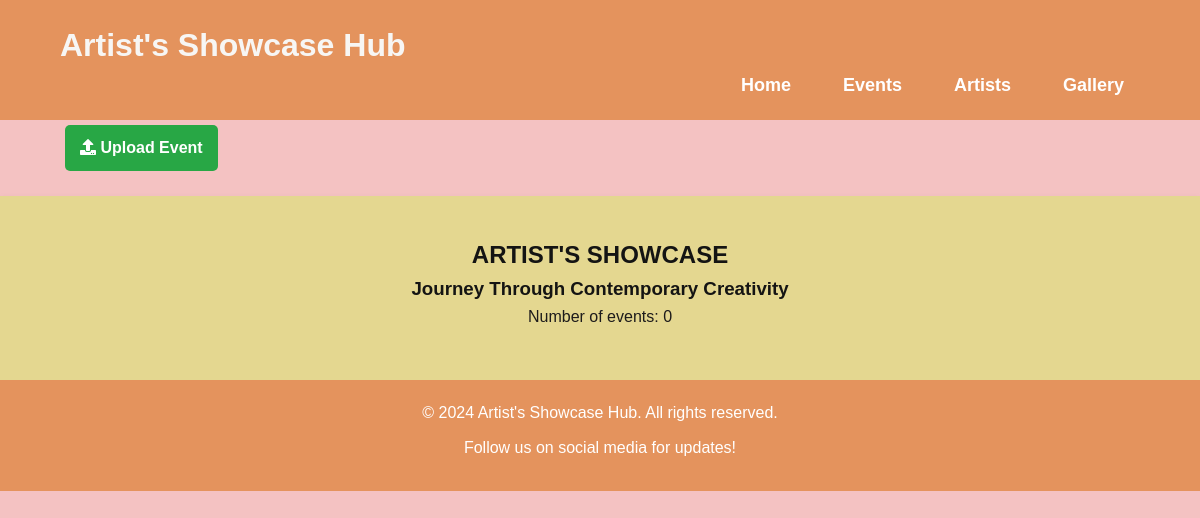
The page /event/ on the database as committed earlier.
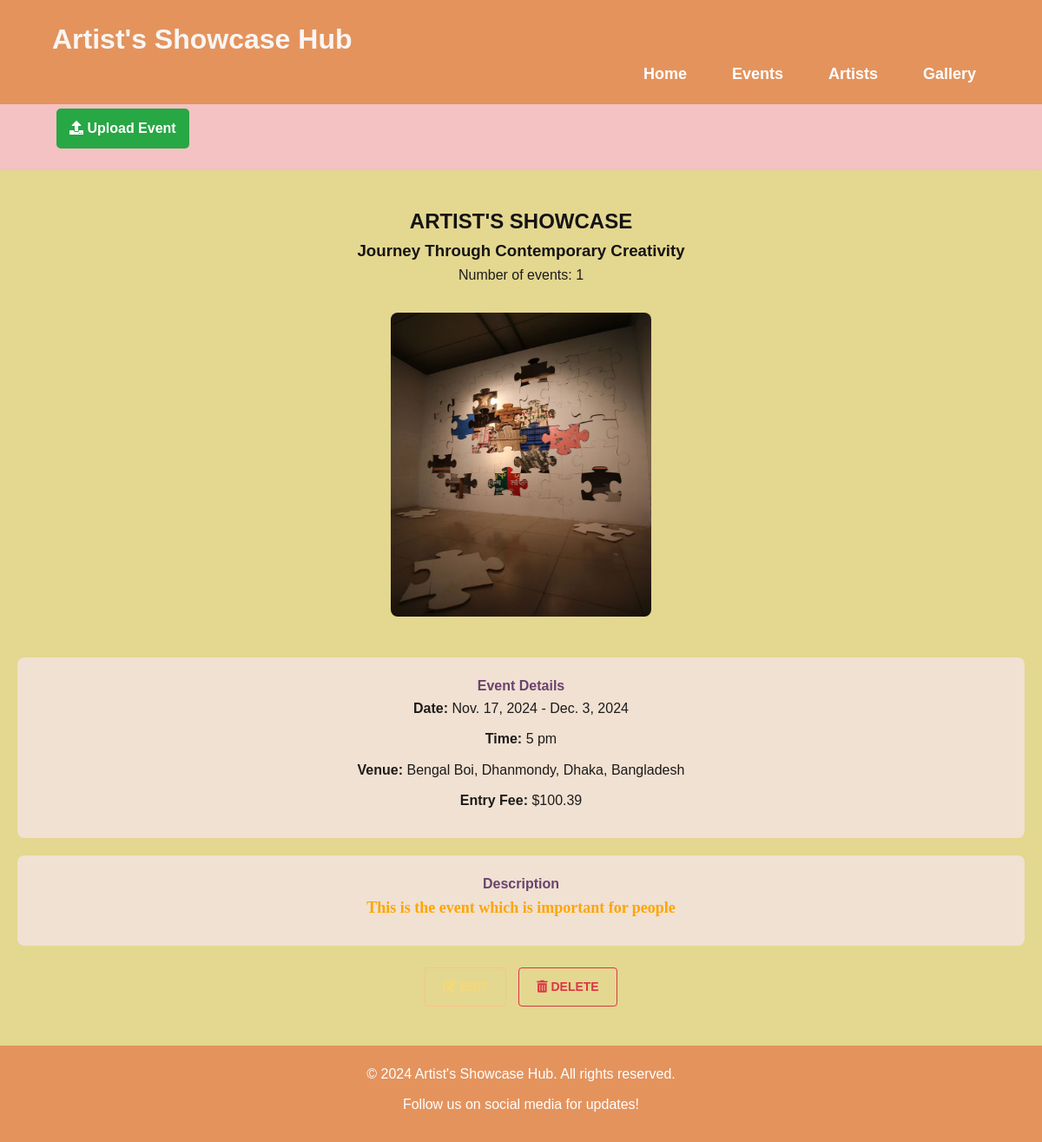
The same page on the database as committed later.
### hub/models.py (models this page shows, shortened)
class Event_s(models.Model):
    title = models.CharField(max_length=200, default="Untitled Event")
    image = models.ImageField(upload_to='event_images/', blank=True, null=True)
    date_start = models.DateField(null=True)
    date_end = models.DateField(null=True)
    time = models.CharField(max_length=100,null=True)
    venue = models.CharField(max_length=255,null=True)
    entry_fee = models.DecimalField(max_digits=10, decimal_places=2, default=0.0,null=True)
    description = models.TextField(null=True)

### hub/views.py (the view)
# urls.py: path('event/', views.event_page, name='event'),
def event_page(request):
    events = Event_s.objects.all()  # Fetch all events from the correct model
    context = {
        'events': events
    }
    return render(request, 'event.html', context)

### template/event.html (shortened to what this page needs)
<!DOCTYPE html>
<html lang="en">
<head>
    {% load static %}
    <link rel="stylesheet" href="{% static 'event.css' %}">
    <link href="https://cdnjs.cloudflare.com/ajax/libs/font-awesome/5.15.4/css/all.min.css" rel="stylesheet">
</head>
<body>
    <header class="site-header">
        <div class="container">
            <h1 class="site-title">Artist's Showcase Hub</h1>
            <nav class="main-nav">
                <ul>
                    <li><a href="{% url 'Home' %}">Home</a></li>
                    <li><a href="{% url 'event' %}">Events</a></li>
                    <li><a href="{% url 'artist_profile' %}">Artists</a></li>
                    <li><a href="{% url 'gallery' %}">Gallery</a></li>
                </ul>
            </nav>
        </div>
    </header>
    <div class="container">
        <a href="{% url 'create_event' %}" class="btn btn-success btn-lg upload-btn">
            <i class="fas fa-upload"></i> Upload Event
        </a>
    </div>
    <main class="content">
        <section class="event-section">
            <h2>ARTIST'S SHOWCASE</h2>
            <h3>Journey Through Contemporary Creativity</h3>
            <p>Number of events: {{ events.count }}</p>
            {% for event in events %}
            <div class="event-pic">
                <img src="{{ event.image.url }}" alt="Event Image" width="300" height="350">
            </div>
            <section class="event-details">
                <h4>Event Details</h4>
                <p><strong>Date:</strong> {{ event.date_start }} - {{ event.date_end }}</p>
                <p><strong>Time:</strong> {{ event.time }}</p>
                <p><strong>Venue:</strong> {{ event.venue }}</p>
                <p><strong>Entry Fee:</strong> ${{ event.entry_fee }}</p>
            </section>
            <section class="description">
                <h4>Description</h4>
                <p><strong>{{ event.description }}</strong></p>
            </section>
            <div class="event-actions">
                <a href="{% url 'update_event' event.id %}"
                   class="btn btn-outline-primary action-btn">
                   <i class="fas fa-edit"></i> Edit
                </a>
                <a href="{% url 'delete_event' event.id %}" class="btn btn-outline-danger action-btn" onclick="return confirm('Are you sure you want to delete this event?')">
                     <i class="fas fa-trash-alt"></i> Delete
                </a>
            </div>
            {% endfor %}
        </section>
    </main>
    <footer class="site-footer">
        <div class="container">
            <p>&copy; 2024 Artist's Showcase Hub. All rights reserved.</p>
            <p>Follow us on social media for updates!</p>
        </div>
    </footer>
</body>
</html>

### static/event.css (style rules this page uses)
* { margin: 0; padding: 0; box-sizing: border-box; }
body { font-family: Arial, sans-serif; background-color: #F4C2C2; color: #1d1b1b; line-height: 1.6; }
.container { width: 90%; max-width: 1200px; margin: 0 auto; }
h1 { color: #f7f6f4; }
h2, h3, h4 { color: #141413; }
p { font-size: 16px; margin-bottom: 10px; }
.site-header { background-color: #e4935d; padding: 20px 0; color: white; }
.site-title { font-size: 32px; font-weight: bold; }
.main-nav ul { list-style-type: none; display: flex; justify-content: flex-end; }
.main-nav li { margin-left: 20px; }
.main-nav a { color: white; text-decoration: none; font-size: 18px; font-weight: bold; padding: 8px 16px; }
.content { padding: 40px 20px; background-color: rgb(228, 215, 144); margin-top: 20px; box-shadow: 0 4px 8px rgba(0, 0, 0, 0.1); }
.event-section { text-align: center; }
.event-pic img { border-radius: 8px; margin: 20px 0; }
.event-details, .description { background-color: #F0E1D2; padding: 20px; margin: 20px 0; border-radius: 8px; }
.event-details h4, .description h4 { color: #6b426d; }
.description p { font-family: 'Times New Roman', serif; font-size: 18px; color: orange; }
.site-footer { background-color: #e4935d; color: white; padding: 20px 0; text-align: center; }
.site-footer p { font-size: 16px; margin-bottom: 10px; }
.btn { display: inline-block; padding: 10px 15px; margin: 5px; font-size: 14px; text-align: center; text-decoration: none; border-radius: 5px; transition: transform 0.2s, background-color 0.3s; }
.upload-btn { font-size: 16px; font-weight: bold; background-color: #28a745; color: white; border: none; }
.action-btn { padding: 10px 20px; border: 1px solid; border-radius: 4px; font-weight: bold; text-transform: uppercase; }
.btn-outline-primary { color: #f7d875; border-color: #fcc18a; }
.btn-outline-danger { color: #dc3545; border-color: #dc3545; }

Rows that differ between the two databases and show on the page:
added Event_s: image (picture), date_start "Nov. 17, 2024", date_end "Dec. 3, 2024", time "5 pm", venue "Bengal Boi, Dhanmondy, Dhaka, Bangladesh", entry_fee "100.39", description "This is the event which is important for people"
Other text that changed with them:
{{ events.count }}: "0" → "1"
